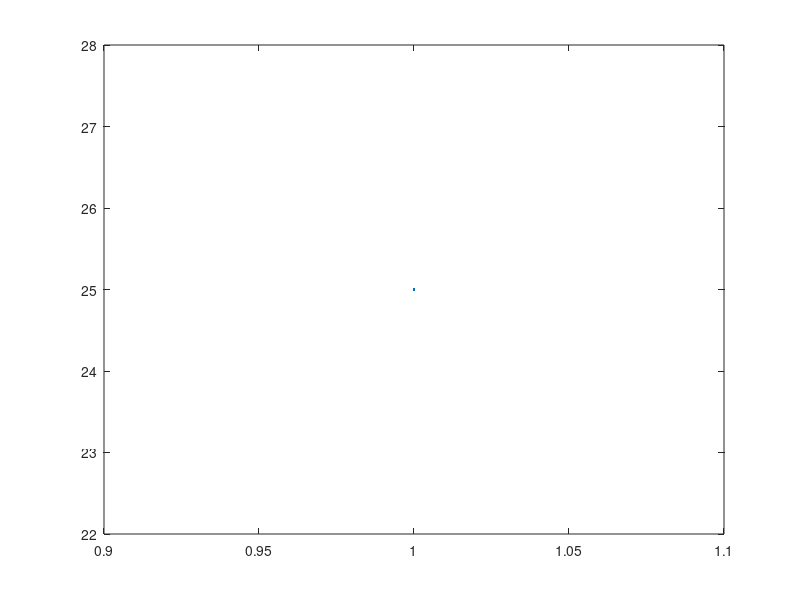

This figure's MATLAB source:
%Program to find the linear convolution of two sequences
x1=input('Enter the first sequence x1(n) = ');
t1=input('Enter the starting time of first sequence t1 = ');
x2=input('Enter the second sequence x2(n) = ');
t2=input('Enter the starting time of second sequence t2 = ');
yn=conv(x1,x2);
grid on;
plot(yn);